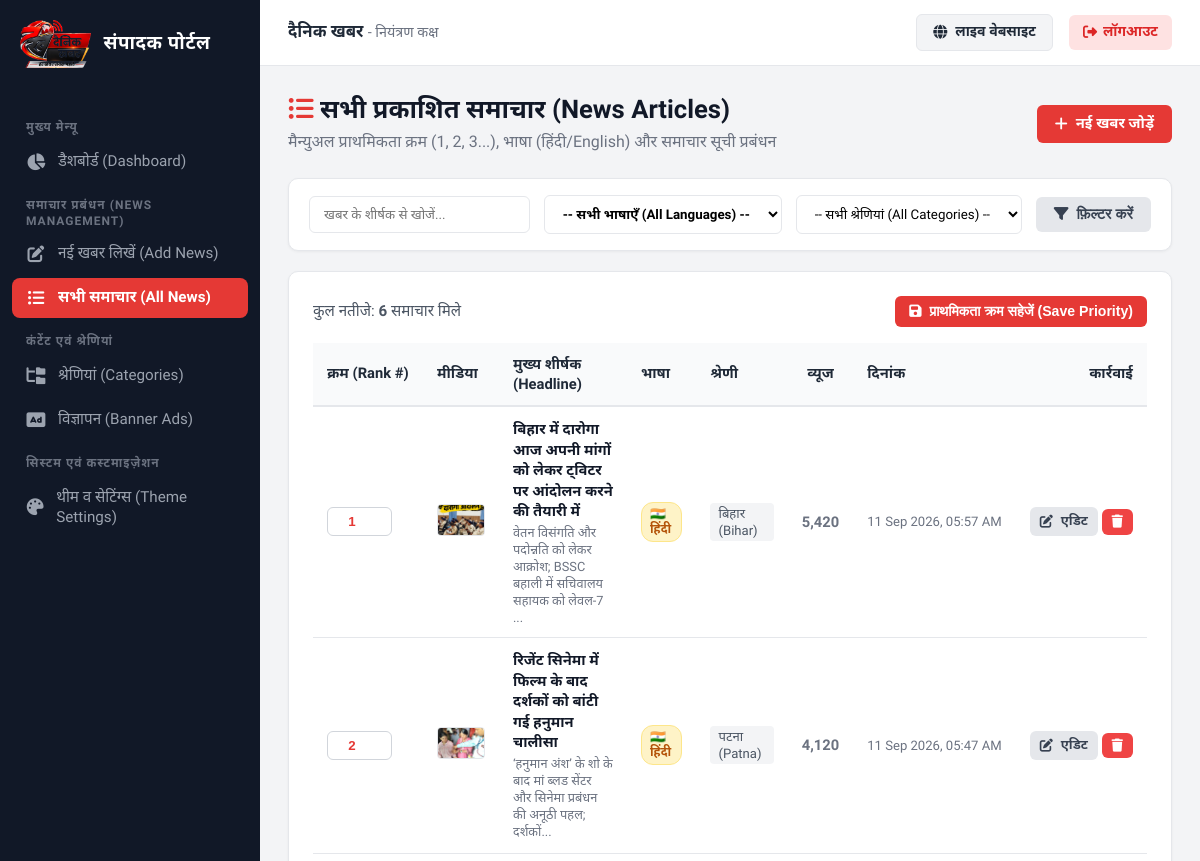
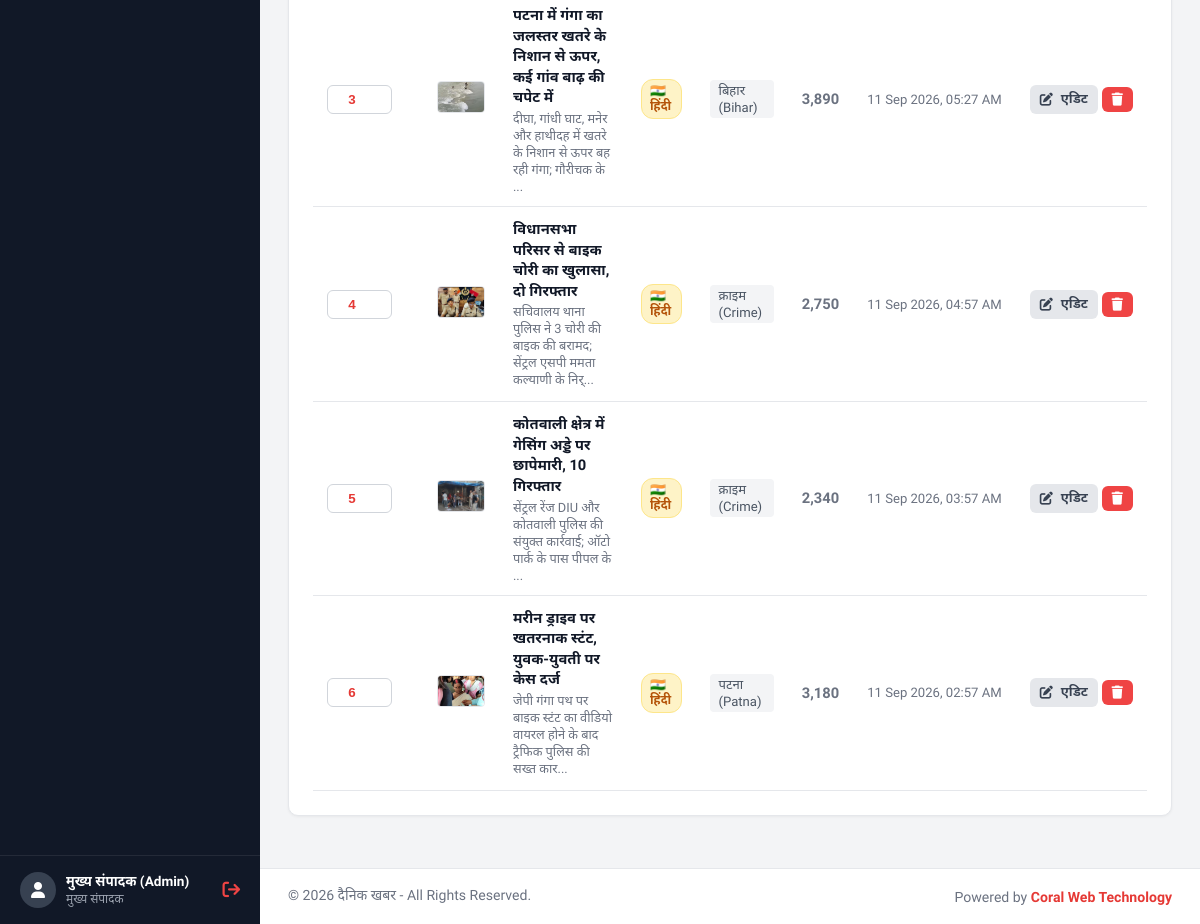
Page /admin/news/index.php (signed in) on the committed database (2 pictures, top to bottom).
### tables this page shows
CREATE TABLE `settings` (
  `id` INT AUTO_INCREMENT PRIMARY KEY,
  `site_title` VARCHAR(150) NOT NULL DEFAULT 'दैनिक खबर',
  `tagline` VARCHAR(255) NOT NULL DEFAULT 'सच्ची और निष्पक्ष पत्रकारिता का सशक्त डिजिटल मंच',
  `theme_color` VARCHAR(20) NOT NULL DEFAULT '#e53935',
  `logo_url` VARCHAR(255) DEFAULT 'assets/images/logo.svg',
  `epaper_link` VARCHAR(255) DEFAULT 'https://epaper.dainikkhabr.com',
  `created_at` TIMESTAMP DEFAULT CURRENT_TIMESTAMP,
  `updated_at` TIMESTAMP DEFAULT CURRENT_TIMESTAMP ON UPDATE CURRENT_TIMESTAMP
);

CREATE TABLE `news` (
  `id` INT AUTO_INCREMENT PRIMARY KEY,
  `category_id` INT NOT NULL,
  `language` VARCHAR(10) NOT NULL DEFAULT 'hi',
  `headline` VARCHAR(500) NOT NULL,
  `subheadline` VARCHAR(500) DEFAULT NULL,
  `slug` VARCHAR(550) NOT NULL UNIQUE,
  `content` LONGTEXT NOT NULL,
  `media_type` ENUM('image', 'video_upload', 'video_embed') NOT NULL DEFAULT 'image',
  `media_url` VARCHAR(255) NOT NULL,
  `priority_order` INT DEFAULT 0,
  `is_breaking` TINYINT(1) DEFAULT 0,
  `views` INT DEFAULT 0,
  `created_at` TIMESTAMP DEFAULT CURRENT_TIMESTAMP,
  `updated_at` TIMESTAMP DEFAULT CURRENT_TIMESTAMP ON UPDATE CURRENT_TIMESTAMP,
  FOREIGN KEY (`category_id`) REFERENCES `categories` (`id`) ON DELETE CASCADE
);

CREATE TABLE `categories` (
  `id` INT AUTO_INCREMENT PRIMARY KEY,
  `name` VARCHAR(100) NOT NULL,
  `slug` VARCHAR(120) NOT NULL UNIQUE,
  `icon` VARCHAR(50) DEFAULT 'fa-newspaper',
  `display_order` INT DEFAULT 0,
  `status` TINYINT(1) DEFAULT 1,
  `created_at` TIMESTAMP DEFAULT CURRENT_TIMESTAMP
);

### admin/news/index.php (the view, shortened to what the rows shown need)
<?php
require_once __DIR__ . '/../includes/auth.php';
$sql = "SELECT n.*, c.name as category_name
        FROM news n
        LEFT JOIN categories c ON n.category_id = c.id
        WHERE 1=1 ";
$params = [];
$sql .= " ORDER BY n.priority_order ASC, n.created_at DESC";
$news_list = [];
if ($pdo) {
    try {
        $stmt = $pdo->prepare($sql);
        $stmt->execute($params);
        $news_list = $stmt->fetchAll();
    } catch (PDOException $e) {
        error_log($e->getMessage());
    }
}
require_once __DIR__ . '/../includes/header.php';
?>
<div class="page-header">
    <div>
        <h1><i class="fa-solid fa-list-ul" style="color:var(--admin-theme);"></i> सभी प्रकाशित समाचार (News Articles)</h1>
    </div>
</div>
<form method="POST" action="">
    <div class="card">
        <?php if (!empty($news_list)): ?>
            <div style="overflow-x: auto;">
                <table style="width: 100%; border-collapse: collapse; text-align: left; font-size: 0.92rem;">
                    <thead>
                        <tr style="border-bottom: 2px solid var(--admin-border); background: #f9fafb;">
                            <th style="padding: 12px 14px; width: 110px;">क्रम (Rank #)</th>
                            <th style="padding: 12px 14px;">मीडिया</th>
                            <th style="padding: 12px 14px;">मुख्य शीर्षक (Headline)</th>
                            <th style="padding: 12px 14px;">भाषा</th>
                            <th style="padding: 12px 14px;">श्रेणी</th>
                            <th style="padding: 12px 14px; text-align:center;">व्यूज</th>
                            <th style="padding: 12px 14px;">दिनांक</th>
                            <th style="padding: 12px 14px; text-align: right;">कार्रवाई</th>
                        </tr>
                    </thead>
                    <tbody>
                        <?php foreach ($news_list as $news): ?>
                            <tr style="border-bottom: 1px solid var(--admin-border);">
                                <td style="padding: 12px 14px;">
                                    <input type="number" name="priorities[<?php echo $news['id']; ?>]" value="<?php echo (int)$news['priority_order']; ?>" min="1" max="9999" style="width: 65px; padding: 6px 8px; border: 1px solid #d1d5db; border-radius: 6px; text-align: center; font-weight: 700; color: var(--admin-theme);">
                                </td>
                                <td style="padding: 12px 14px; width: 60px;">
                                    <?php if ($news['media_type'] === 'video_embed' || $news['media_type'] === 'video_upload'): ?>
                                        <div style="width: 48px; height: 32px; background: #fee2e2; color: #dc2626; border-radius: 4px; display: flex; align-items: center; justify-content: center; font-size: 1.1rem;">
                                             <i class="fa-solid fa-circle-play"></i>
                                        </div>
                                    <?php else: ?>
                                        <img src="<?php echo get_media_url($news['media_url'], $news['media_type']); ?>" alt="" style="width: 48px; height: 32px; object-fit: cover; border-radius: 4px; border: 1px solid #e5e7eb;">
                                    <?php endif; ?>
                                </td>
                                <td style="padding: 12px 14px; max-width: 360px;">
                                    <a href="<?php echo SITE_URL; ?>/article.php?slug=<?php echo urlencode($news['slug']); ?>" target="_blank" style="color: #111827; font-weight: 600; text-decoration: none; line-height: 1.4; display: block;">
                                        <?php echo htmlspecialchars($news['headline']); ?>
                                    </a>
                                    <?php if (!empty($news['subheadline'])): ?>
                                        <div style="font-size: 0.8rem; color: #6b7280; margin-top: 3px;">
                                            <?php echo htmlspecialchars(mb_substr($news['subheadline'], 0, 80)) . (mb_strlen($news['subheadline']) > 80 ? '...' : ''); ?>
                                        </div>
                                    <?php endif; ?>
                                </td>
                                <td style="padding: 12px 14px;">
                                    <?php if (($news['language'] ?? 'hi') === 'en'): ?>
                                        <span style="display:inline-flex; align-items:center; gap:4px; font-size:0.78rem; padding:3px 8px; background:#eff6ff; color:#1d4ed8; border:1px solid #bfdbfe; border-radius:12px; font-weight:700;">
                                            🌐 English
                                        </span>
                                    <?php else: ?>
                                        <span style="display:inline-flex; align-items:center; gap:4px; font-size:0.78rem; padding:3px 8px; background:#fef3c7; color:#b45309; border:1px solid #fde68a; border-radius:12px; font-weight:700;">
                                            🇮🇳 हिंदी
                                        </span>
                                    <?php endif; ?>
                                </td>
                                <td style="padding: 12px 14px; color: #4b5563; font-weight: 500;">
                                    <span style="display:inline-block; padding: 3px 8px; background: #f3f4f6; border-radius: 4px; font-size: 0.82rem;">
                                        <?php echo htmlspecialchars($news['category_name'] ?? 'सामान्य'); ?>
                                    </span>
                                </td>
                                <td style="padding: 12px 14px; text-align: center; color: #6b7280; font-weight: 600;">
                                    <?php echo number_format($news['views']); ?>
                                </td>
                                <td style="padding: 12px 14px; color: #6b7280; font-size: 0.82rem; white-space: nowrap;">
                                    <?php echo date('d M Y, h:i A', strtotime($news['created_at'])); ?>
                                </td>
                                <td style="padding: 12px 14px; text-align: right; white-space: nowrap;">
                                    <a href="<?php echo SITE_URL; ?>/admin/news/edit.php?id=<?php echo $news['id']; ?>" class="btn btn-secondary" style="padding: 6px 10px; font-size: 0.82rem;" title="संपादित करें">
                                        <i class="fa-solid fa-pen-to-square"></i> एडिट
                                    </a>
                                    <a href="<?php echo SITE_URL; ?>/admin/news/delete.php?id=<?php echo $news['id']; ?>" class="btn btn-danger" style="padding: 6px 10px; font-size: 0.82rem;" title="हटाएं" onclick="return confirm('क्या आप वाकई इस समाचार को हटाना चाहते हैं?');">
                                        <i class="fa-solid fa-trash"></i>
                                    </a>
                                </td>
                            </tr>
                        <?php endforeach; ?>
                    </tbody>
                </table>
            </div>
        <?php else: ?>
            <div style="text-align: center; padding: 40px; color: #6b7280;">
                <p>कोई समाचार उपलब्ध नहीं है।</p>
            </div>
        <?php endif; ?>
    </div>
</form>
<?php require_once __DIR__ . '/../includes/footer.php'; ?>

### admin/includes/header.php (shortened to what the rows shown need)
<?php
$site_settings = get_site_settings();
?>
<!DOCTYPE html>
<html lang="hi">
<head>
    <link rel="stylesheet" href="https://cdnjs.cloudflare.com/ajax/libs/font-awesome/6.5.1/css/all.min.css">
    <link href="https://cdn.jsdelivr.net/npm/summernote@0.8.18/dist/summernote-lite.min.css" rel="stylesheet">
</head>
<body>
    <div class="admin-main">
        <header class="admin-topbar">
            <div class="topbar-left">
                <h3 style="font-size:1.05rem; font-weight:700; color:#1f2937;">
                    <?php echo htmlspecialchars($site_settings['site_title'] ?? 'दैनिक खबर'); ?> <span style="font-weight:400; color:#6b7280; font-size:0.9rem;">- नियंत्रण कक्ष</span>
                </h3>
            </div>
        </header>
        <main class="admin-body">

### admin/includes/footer.php (shortened to what the rows shown need)
        </main>
        <footer style="padding: 18px 28px; background: #ffffff; border-top: 1px solid var(--admin-border); font-size: 0.88rem; color: #6b7280; display: flex; justify-content: space-between; align-items: center; flex-wrap: wrap; gap: 10px;">
            <div>
                &copy; <?php echo date('Y'); ?> <?php echo htmlspecialchars($site_settings['site_title'] ?? 'दैनिक खबर'); ?> - All Rights Reserved.
            </div>
            <div>
                Powered by <a href="https://coralwebtechnology.com/" target="_blank" style="color: var(--admin-theme); text-decoration: none; font-weight: 600;">Coral Web Technology</a>
            </div>
        </footer>
    </div>
</body>
</html>

### rows in the picture
settings: site_title "दैनिक खबर"
news: id+priority_order "1", media_url+media_type (picture), headline "बिहार में दारोगा आज अपनी मांगों को लेकर ट्विटर पर आंदोलन करने की तैयारी में", subheadline "वेतन विसंगति और पदोन्नति को लेकर आक्रोश; BSSC बहाली में सचिवालय सहायक को लेवल-7", language "🇮🇳 हिंदी", category.name "बिहार (Bihar)", views "5,420", created_at "11 Sep 2026, 05:57 AM"
news: id+priority_order "2", media_url+media_type (picture), headline "रिजेंट सिनेमा में फिल्म के बाद दर्शकों को बांटी गई हनुमान चालीसा", subheadline "‘हनुमान अंश’ के शो के बाद मां ब्लड सेंटर और सिनेमा प्रबंधन की अनूठी पहल; दर्शकों", language "🇮🇳 हिंदी", category.name "पटना (Patna)", views "4,120", created_at "11 Sep 2026, 05:47 AM"
news: id+priority_order "3", media_url+media_type (picture), headline "पटना में गंगा का जलस्तर खतरे के निशान से ऊपर, कई गांव बाढ़ की चपेट में", subheadline "दीघा, गांधी घाट, मनेर और हाथीदह में खतरे के निशान से ऊपर बह रही गंगा; गौरीचक के", language "🇮🇳 हिंदी", category.name "बिहार (Bihar)", views "3,890", created_at "11 Sep 2026, 05:27 AM"
news: id+priority_order "4", media_url+media_type (picture), headline "विधानसभा परिसर से बाइक चोरी का खुलासा, दो गिरफ्तार", subheadline "सचिवालय थाना पुलिस ने 3 चोरी की बाइक की बरामद; सेंट्रल एसपी ममता कल्याणी के निर्", language "🇮🇳 हिंदी", category.name "क्राइम (Crime)", views "2,750", created_at "11 Sep 2026, 04:57 AM"
news: id+priority_order "5", media_url+media_type (picture), headline "कोतवाली क्षेत्र में गेसिंग अड्डे पर छापेमारी, 10 गिरफ्तार", subheadline "सेंट्रल रेंज DIU और कोतवाली पुलिस की संयुक्त कार्रवाई; ऑटो पार्क के पास पीपल के", language "🇮🇳 हिंदी", category.name "क्राइम (Crime)", views "2,340", created_at "11 Sep 2026, 03:57 AM"
news: id+priority_order "6", media_url+media_type (picture), headline "मरीन ड्राइव पर खतरनाक स्टंट, युवक-युवती पर केस दर्ज", subheadline "जेपी गंगा पथ पर बाइक स्टंट का वीडियो वायरल होने के बाद ट्रैफिक पुलिस की सख्त कार", language "🇮🇳 हिंदी", category.name "पटना (Patna)", views "3,180", created_at "11 Sep 2026, 02:57 AM"

### other values in the picture
$_SESSION['admin_name'] "मुख्य संपादक (Admin)"
count($news_list) "6"
